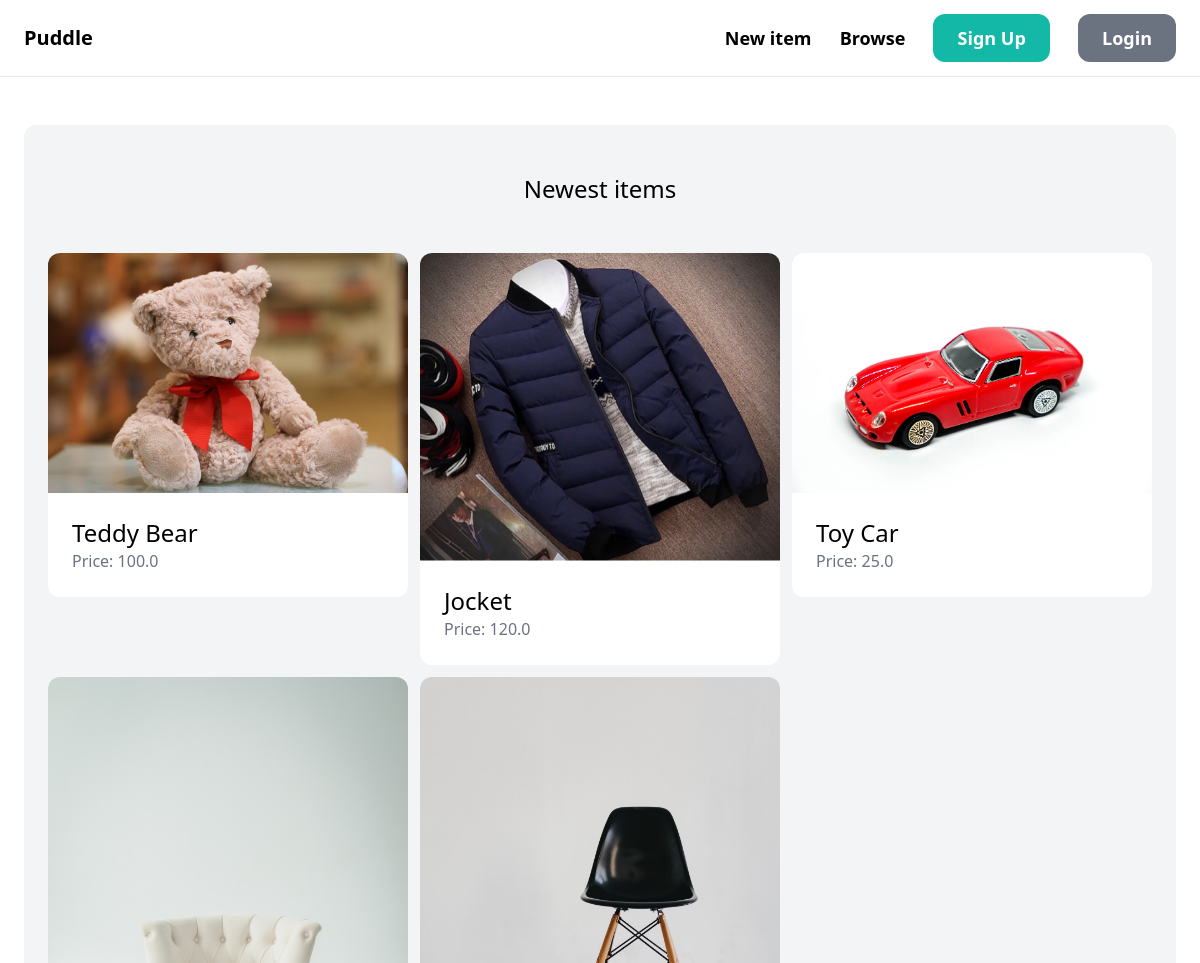
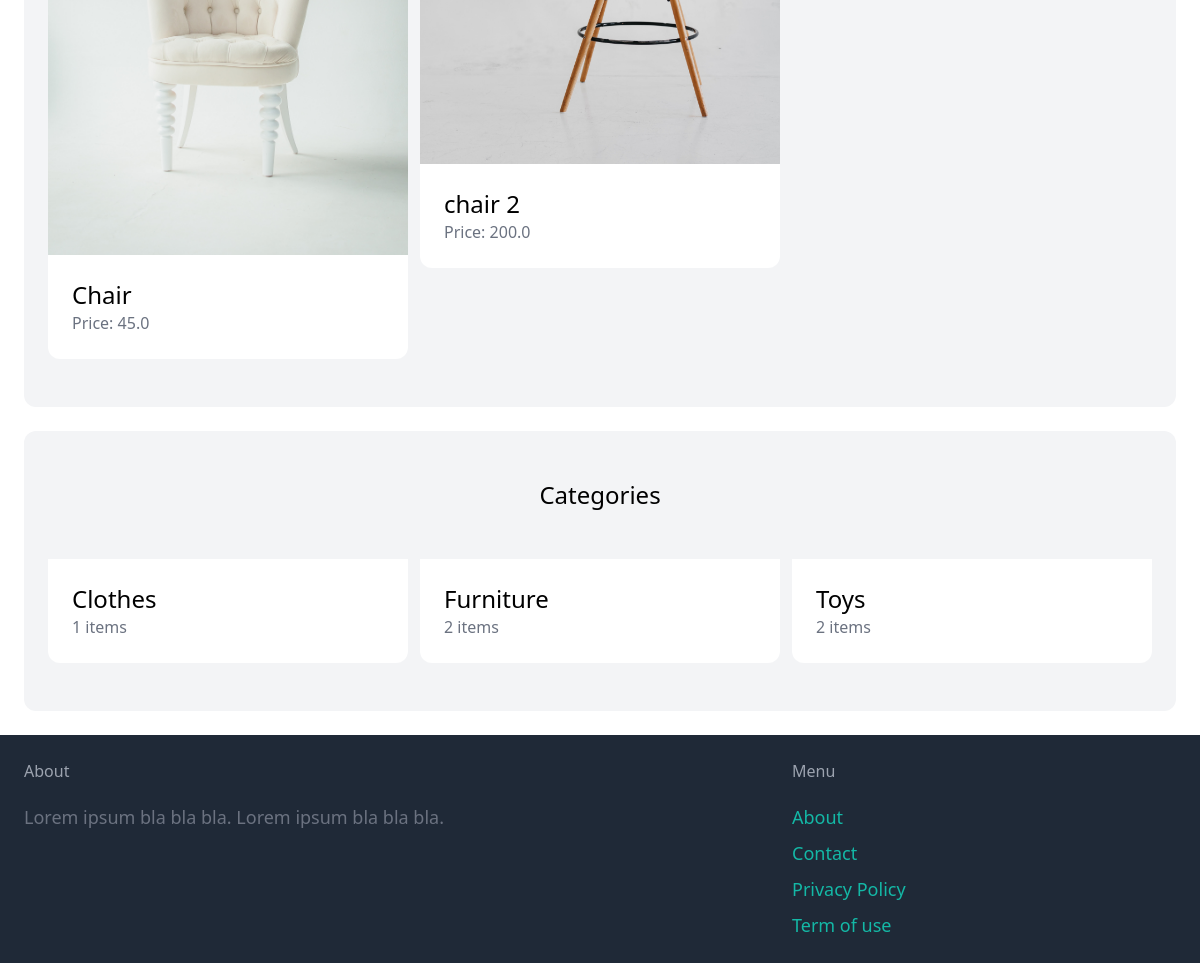
The page / on the database its author committed (2 pictures, top to bottom).
### item/models.py (models this page shows, shortened)
class Item(models.Model):
    category = models.ForeignKey(Category, related_name='items', on_delete=models.CASCADE)
    name = models.CharField(max_length=255)
    description = models.TextField(blank=True, null=True)
    price = models.FloatField()
    image = models.ImageField(upload_to='item_images', blank=True, null=True)
    is_sold =models.BooleanField(default=False)
    created_by = models.ForeignKey(User, related_name='items', on_delete=models.CASCADE)
    created_at = models.DateTimeField(auto_now_add=True)

class Category(models.Model):
    name = models.CharField(max_length=255)
    class Meta:
        ordering = ('name',)
        verbose_name_plural='Categories'

### core/views.py (the view)
# urls.py: path('', views.index, name='index'),
def index(request):
    items = Item.objects.filter(is_sold=False)[0:6]
    categories = Category.objects.all()
    return render(request, 'core/index.html', {
        "categories":categories,
        'items': items,
    })

### core/templates/core/index.html (shortened to what this page needs)
{% extends "core/base.html" %}
{%  block content %}
    <div class='mt-6 px-6 py-12 bg-gray-100 rounded-xl'>
        <h3 class='mb-12 text-2xl text-center'>Newest items</h3>
        <div class='grid grid-cols-3 gap-3'>
            {% for item in items %}
                <div>
                    <a href="{% url 'item:detail' item.id %}">
                        <div>
                            <img src="{{ item.image.url }}" class="rounded-t-xl"  />
                        </div>
                        <div class="p-6 bg-white rounded-b-xl">
                            <h2 class='text-2xl'>{{ item.name }}</h2>
                            <p class='text-gray-500'>Price: {{ item.price }}</p>
                        </div>
                    </a>
                </div>
            {% endfor %}
        </div>
    </div>
    <div class='mt-6 px-6 py-12 bg-gray-100 rounded-xl'>
        <h3 class='mb-12 text-2xl text-center'>Categories</h3>
        <div class='grid grid-cols-3 gap-3'>
            {% for category in categories%}
            <div>
                <a href='#'>
                    <div class="p-6 bg-white rounded-b-xl">
                        <h2 class='text-2xl'>{{ category.name }}</h2>
                        <p class='text-gray-500'>{{ category.items.count}} items</p>
                    </div>
                </a>
            </div>
            {% endfor %}
        </div>
    </div>
{% endblock content %}

### core/templates/core/base.html (shortened to what this page needs)
<!DOCTYPE html>
<html lang="en">
    <head>
        <script src="https://cdn.tailwindcss.com"></script>
    </head>
    <body>
        <nav class='py-6 px-6 flex justify-between items-center border-b border-gray-200'>
            <a href='/', class='text-xl font-semibold'>Puddle</a>
            <div class='space-x-6'>
                <a href="{% url 'item:new' %}" class='text-lg font-semibold hover:text-gray-500'>New item</a>
                <a href="{% url 'item:items'%}" class='text-lg font-semibold hover:text-gray-500'>Browse</a>
                {% if request.user.is_authenticated %}
                    <a href="{% url 'conversation:inbox' %}" class='px-6 py-3 text-lg font-semibold bg-teal-500 text-white rounded-xl hover:bg-teal-700'>Inbox</a>
                    <a href="{% url 'dashboard:index' %}" class='px-6 py-3 text-lg font-semibold bg-gray-500 text-white rounded-xl hover:bg-gray-700'>Dashboard</a>
                {% else %}
                    <a href="{% url 'core:signup' %}" class='px-6 py-3 text-lg font-semibold bg-teal-500 text-white rounded-xl hover:bg-teal-700'>Sign Up</a>
                    <a href="{% url 'core:login' %}" class='px-6 py-3 text-lg font-semibold bg-gray-500 text-white rounded-xl hover:bg-gray-700'>Login</a>
                {% endif %}
            </div>
        </nav>
        <div class='px-6 py-6'>
            {% block content %}
            {% endblock content%}
        </div>
        <footer class='py-6 px-6 flex justify-between bg-gray-800'>
            <div class='w-2/3 pr-10'>
                <h3 class='mb-5 font semibold text-gray-400'>About</h3>
                <p class='text-lg text-gray-500'>Lorem ipsum bla bla bla. Lorem ipsum bla bla bla.</p>
            </div>
            <div class="w-1/3">
                <h3 class='mb-5 font semibold text-gray-400'>Menu</h3>
                <ul class='space-y-2'>
                    <li><a href="#" class='text-lg text-teal-500 hover:text-teal-700'>About</a></li>
                    <li><a href="{% url 'core:contact' %}" class='text-lg text-teal-500 hover:text-teal-700'>Contact</a></li>
                    <li><a href="#" class='text-lg text-teal-500 hover:text-teal-700'>Privacy Policy</a></li>
                    <li><a href="#" class='text-lg text-teal-500 hover:text-teal-700'>Term of use</a></li>
                </ul>
            </div>
        </footer>
    </body>
</html>

### rows shown on the page
Item: image (picture), name "Teddy Bear", price "100.0"
Item: image (picture), name "Jocket", price "120.0"
Item: image (picture), name "Toy Car", price "25.0"
Item: image (picture), name "Chair", price "45.0"
Item: image (picture), name "chair 2", price "200.0"
Category: name "Clothes", items.count "1"
Category: name "Furniture", items.count "2"
Category: name "Toys", items.count "2"
